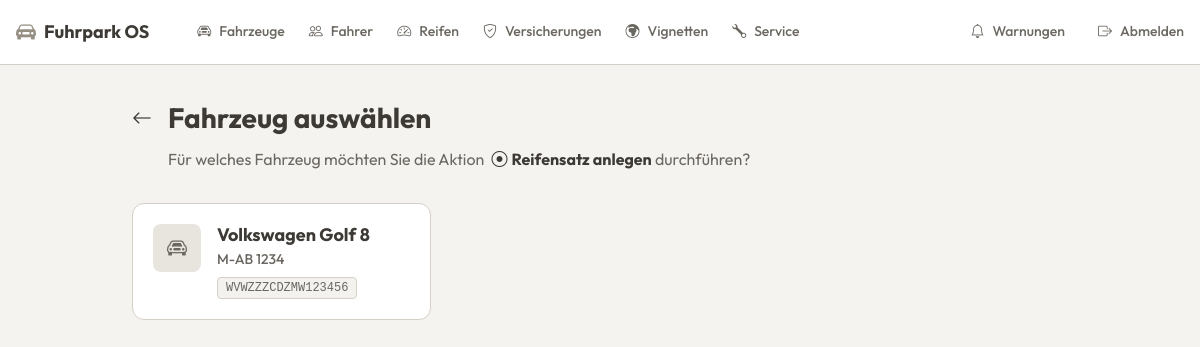
/views/vehicles/select_vehicle.php?action=tire (signed in), run on the app's committed database.
### tables this page shows
CREATE TABLE fahrzeuge (
        id INTEGER PRIMARY KEY AUTOINCREMENT,
        kennzeichen TEXT NOT NULL,
        fahrzeug_typ TEXT NOT NULL,
        marke TEXT NOT NULL,
        modell TEXT NOT NULL,
        vin TEXT NOT NULL,
        status TEXT DEFAULT 'Aktiv',
        fahrer_id INTEGER DEFAULT NULL,
        naechster_tuev TEXT NOT NULL,
        naechster_service TEXT NOT NULL
    );

### views/vehicles/select_vehicle.php (the view, shortened to what this page needs)
<?php
require '../../config/db.php';
$action = $_GET['action'] ?? '';
$config = [
    'vignette'  => ['path' => 'vignette_form.php', 'title' => 'Vignette hinzufügen', 'icon' => 'bi-globe-europe-africa'],
    'insurance' => ['path' => 'insurance_form.php', 'title' => 'Versicherung hinzufügen', 'icon' => 'bi-shield-check'],
    'service'   => ['path' => '../service/service_form.php', 'title' => 'Wartung protokollieren', 'icon' => 'bi-wrench'],
    'tire'      => ['path' => 'tire_form.php', 'title' => 'Reifensatz anlegen', 'icon' => 'bi-record-circle'],
];
$currentConfig = $config[$action];
$stmt = $pdo->query("SELECT id, kennzeichen, marke, modell, vin FROM fahrzeuge WHERE status = 'Aktiv' ORDER BY marke, modell");
$vehicles = $stmt->fetchAll(PDO::FETCH_ASSOC);
?>
<!DOCTYPE html>
<html lang="de">
<head>
    <link href="https://cdn.jsdelivr.net/npm/bootstrap-icons@1.10.5/font/bootstrap-icons.css" rel="stylesheet">
    <script src="https://unpkg.com/@tailwindcss/browser@4"></script>
</head>
<body>
<?php include '../../components/navbar.php'; ?>
<main class="max-w-[1000px] mx-auto px-4 sm:px-6 lg:px-8 py-8">
    <div class="flex items-center gap-4 mb-2">
        <a href="javascript:history.back()" class="text-foreground hover:text-primary transition-colors text-xl">
            <i class="bi bi-arrow-left"></i>
        </a>
        <h1 class="text-[28px] font-bold text-foreground">Fahrzeug auswählen</h1>
    </div>
    <p class="text-muted-foreground mb-8 ml-9">
        Für welches Fahrzeug möchten Sie die Aktion <strong class="text-foreground"><i class="bi <?= $currentConfig['icon'] ?> mx-1"></i><?= $currentConfig['title'] ?></strong> durchführen?
    </p>
    <div class="grid grid-cols-1 md:grid-cols-2 lg:grid-cols-3 gap-5">
        <?php foreach ($vehicles as $v): ?>
            <a href="<?= $currentConfig['path'] ?>?vehicle_id=<?= $v['id'] ?>" class="block bg-card border border-border rounded-xl p-5 hover:border-primary hover:shadow-md transition-all group">
                <div class="flex items-start gap-4">
                    <div class="w-12 h-12 rounded-lg bg-muted flex items-center justify-center text-muted-foreground group-hover:text-primary group-hover:bg-primary/10 transition-colors shrink-0">
                        <i class="bi bi-car-front text-xl"></i>
                    </div>
                    <div>
                        <h3 class="font-bold text-foreground text-lg leading-tight group-hover:text-primary transition-colors">
                            <?= htmlspecialchars($v['marke'] . ' ' . $v['modell']) ?>
                        </h3>
                        <div class="text-sm font-medium text-muted-foreground mt-0.5">
                            <?= htmlspecialchars($v['kennzeichen']) ?>
                        </div>
                        <div class="text-xs text-muted-foreground font-mono mt-2 bg-muted/50 inline-block px-2 py-0.5 rounded border border-border">
                            <?= htmlspecialchars($v['vin']) ?>
                        </div>
                    </div>
                </div>
            </a>
        <?php endforeach; ?>
    </div>
</main>
</body>
</html>

### data on the page
fahrzeuge: marke+modell "Volkswagen Golf 8", kennzeichen "M-AB 1234", vin "WVWZZZCDZMW123456"

### other printed values
$item[0] "Fahrzeuge"
$item[0] "Fahrer"
$item[0] "Reifen"
$item[0] "Versicherungen"
$item[0] "Vignetten"
$item[0] "Service"
$currentConfig['title'] "Reifensatz anlegen"
